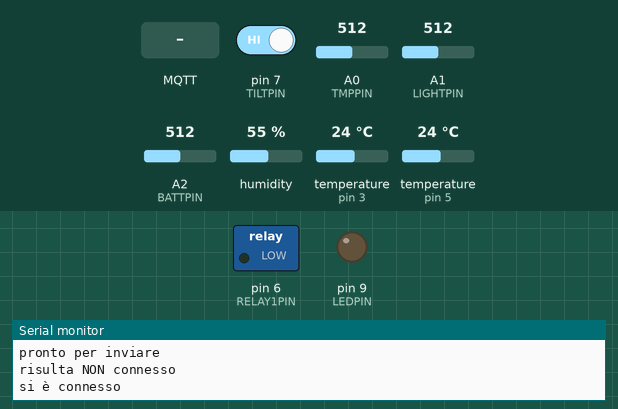
A sketch run on a simulated Arduino Uno, built for the host (arithmetic inside an expression is 32-bit, double 64-bit). Shown: switched loads named in the sketch (green lamp = pin HIGH), output pins drawn as LEDs (lit = HIGH), the last lines printed to the serial monitor. The test bench sets the inputs (shaded band); at power-on: pin 7 (TILTPIN) HIGH, A0 (TMPPIN) = 512, A1 (LIGHTPIN) = 512, A2 (BATTPIN) = 512, humidity 55 %, temperature (sensors on pin 3, pin 5) 24 °C. No MQTT or app messages arrive unless stated.

Above: at 11.2 s.
11.3 s: MQTT message "1" arrives on the first subscribed topic
At 13.7 s:
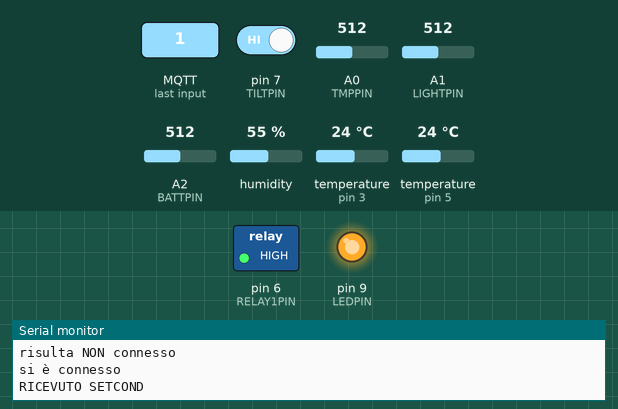
14.5 s: MQTT message "0" arrives on the first subscribed topic
At 17.2 s:
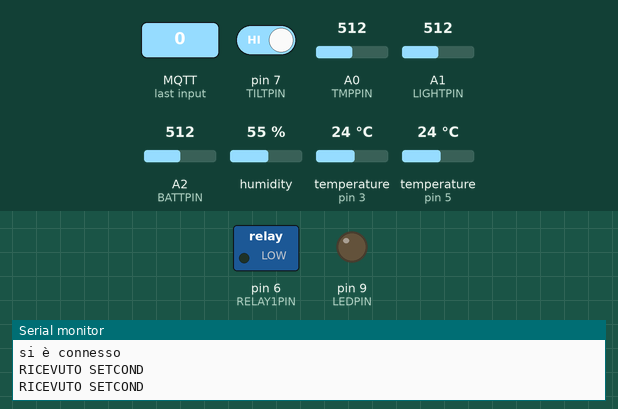
Timing chart, 0 to 18.7 s (numbered marks = the images above; inputs shaded):
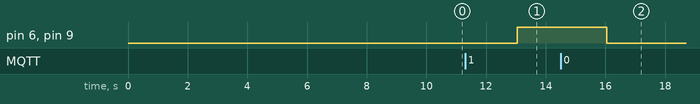

Measured:
- after the input at 11.3 s, pin 6 (RELAY1PIN), pin 9 (LEDPIN): LOW → HIGH after 1.7 s
- after the input at 14.5 s, pin 6 (RELAY1PIN), pin 9 (LEDPIN): HIGH → LOW after 1.5 s

The sketch:

irrigazione.ino
```cpp
/*
  remote control for Impianto di Irrigazione
 (C) Roberto Giungato
 03/07/2014
 */

#include <SPI.h>
#include <Ethernet.h>
#include <stdlib.h>
#include <PString.h>
#include <Time.h>

#include <DHT.h>
#include <PubSubClient.h>     // MQTT
#include <OneWire.h>
#include <DallasTemperature.h>

// Data wire is plugged into pin 3 on the Arduino
#define ONE_WIRE_BUS 3  // sensore temperatura digitale DS18B20
#define LEDPIN 9      // attivazione conducibilità / illuminazione led
#define TMPPIN A0
#define LIGHTPIN A1
#define BLINKPIN 8
#define BATTPIN A2
#define CONDUPIN A1
#define RELAY1PIN 6
#define TILTPIN 7
#define MOISTUREA A2

#define DHTPIN 5
#define DHTTYPE DHT11

DHT dht(DHTPIN, DHTTYPE);

// Setup a oneWire instance to communicate with any OneWire devices
OneWire oneWire(ONE_WIRE_BUS);
// Pass our oneWire reference to Dallas Temperature.
DallasTemperature sensors(&oneWire);
// Assign the addresses of your 1-Wire temp sensors.
// See the tutorial on how to obtain these addresses:
// http://www.hacktronics.com/Tutorials/arduino-1-wire-address-finder.html

DeviceAddress Thermometer1 = {
  0x28, 0xEE, 0x64, 0x03, 0x05, 0x00, 0x00, 0x97 }; // sensore di casa
// DeviceAddress Thermometer2 = {
//  0x28, 0x4C, 0xF6, 0xBD, 0x05, 0x00, 0x00, 0x15};  // sensore Cumiana
DeviceAddress Thermometer2 = {
  0x28, 0xEE, 0x64, 0x03, 0x05, 0x00, 0x00, 0x97 }; // sensore di casa

//Creao un array di byte per specificare il mac address
byte mac[] = {
  0xDE, 0xAD, 0xBE, 0xEF, 0xFE, 0xED };
//creo un array di byte per specificare l'indirizzo ip
byte ip[] = {
  192, 168, 3, 173}; // modificate questo valore in base alla vostra rete - valido per FONERA
byte nameserver[] = {
  8,8,8,8};
byte gateway[] = {
  192,168,3,1 }; // indirizzo FONERA, porta COMPUTER, modificate questo valore in base alla vostra rete
byte subnet[] = {
  255,255,255,0 };

IPAddress timeServer(132, 163, 4, 101); // time-a.timefreq.bldrdoc.gov NTP server
const int NTP_PACKET_SIZE= 48; // NTP time stamp is in the first 48 bytes of the message
byte packetBuffer[ NTP_PACKET_SIZE]; //buffer to hold incoming and outgoing packets
const int timeZone = 1;     // Central European Time

// A UDP instance to let us send and receive packets over UDP
EthernetUDP Udp;
unsigned int localPort = 8888;      // local port to listen for UDP packets

EthernetClient ethClient;
String mqttServer = "xxxx.yyyy.com";
PubSubClient mqttClient("xxxx.yyyy.com", 1883, callback, ethClient); // oggetto per MQTT

unsigned long previousTime = 0;          // last time you connected to the server, in milliseconds
const unsigned long sendingInterval = 10000;  // 120-sec delay between updates to logging service, 720 per 24hrs to keep within the 1000 quota
unsigned long previousTimeL = 0;          // last time you connected to the server, in milliseconds
const unsigned long loopingInterval = 3000;

int lightVal = 0;
int battVal = 0;
int condVal = 0;
int sensorVal = 0;

float temperature;
float temperatureD = 0.0;
float temperatureD2 = 0.0;
int condStatus = 0;
int tiltForce = 0;

float batteria = 0.0;
float conducibilita = 0.0;
float humidity = 0.0;
float voltage = 0.0;
float dewpoint = 0.0;
float moisture = 0.0;

char buffer[30];
PString datetime(buffer, sizeof(buffer));

//creao un oggetto server che rimane in ascolto sulla porta specificata
// EthernetServer WebServer(80);
EthernetClient pc_client;

void setup()
{
  // analogReference(EXTERNAL);
  Serial.begin(9600);
  delay(10000);

  // Start up the OneWirelibrary
  sensors.begin();
  sensors.setResolution(Thermometer1, 10);
  sensors.setResolution(Thermometer2, 10);

  // Start up humidity and temperature sensor
  dht.begin();

  //inizializza lo shield con il mac e l'ip
  Ethernet.begin(mac, ip, nameserver,gateway,subnet);
  // Ethernet.begin(mac);  // per utilizzare DHCP

  Udp.begin(localPort);
  Serial.println("waiting for sync");
  setSyncProvider(getNtpTime);
  setSyncInterval(3600);

  //al PIN light collegheremo la base del transistor BC547
  pinMode(LEDPIN, OUTPUT);
  pinMode(RELAY1PIN, OUTPUT);
  pinMode(TILTPIN, INPUT);
  pinMode(MOISTUREA, INPUT);
  digitalWrite(LEDPIN, LOW);
  digitalWrite(RELAY1PIN, LOW);
  Serial.print("setup terminato");

}

void loop()
{
  unsigned long currentTime = millis();

  // intervallo breve per leggere i valori sottoscritti
  if (currentTime - previousTimeL > loopingInterval) {
    mqttClient.loop(); 	// loop MQTT
    previousTimeL = currentTime;

    // spegni il relay e il led se il TILT è aperto (giù)
    if (digitalRead(TILTPIN) == LOW && tiltForce == 0) {
      digitalWrite(LEDPIN, LOW);
      digitalWrite(RELAY1PIN, LOW);
      condStatus = 0;
    }
  }

  // intervallo lungo per pubblicare
  if (currentTime - previousTime > sendingInterval) {
    previousTime = currentTime;

    // accendo/spengo led
    digitalWrite(BLINKPIN, HIGH);
    delay(200);
    digitalWrite(BLINKPIN, LOW);

    // leggo batteria
    battVal = analogRead(BATTPIN);
    delay(5);
    batteria = (battVal * 4.64 * 88.1) / (20.0 * 1024);
    Serial.print("batteria INT: V ");
    Serial.print(battVal);
    Serial.print("batteria: V ");
    Serial.println(batteria);

    // leggo conducibilita
    condVal = analogRead(CONDUPIN);
    delay(5);
    conducibilita = (condVal * 4.64) / 1024;
    Serial.print("conducibilita: V ");
    Serial.println(conducibilita);

    // leggo temperatura
    sensorVal = analogRead(TMPPIN);
    delay(5);
    voltage = (sensorVal/1024.0) * 5.0;
    temperature = (voltage - .5) * 100;
    Serial.print("temp: C ");
    Serial.println(temperature);

    // leggo umidità
    humidity = getHumidity();

    // leggo luminosita
    lightVal = analogRead(LIGHTPIN);
    delay(5);
    Serial.print("light: C ");
    Serial.println(lightVal);

    // leggo da ADC1
    // int valADC1_0 = adc.readADC(0); // read Chanel 0 from MCP3008 ADC
    // Serial.print("Light from MCP3008: ");
    // Serial.println(valADC1_0);

    // leggo temperature OneWire
    sensors.requestTemperatures();

    Serial.print("Temperature 1 is: ");
    temperatureD = printTemperature(Thermometer1);
    Serial.print("\n\r");
    Serial.print("Temperature 2 is: ");
    temperatureD2 = printTemperature(Thermometer2);
    Serial.print("\n\r");
    Serial.println(digitalRead(TILTPIN));

    // calcolo dewpoint
    Serial.print("Dew Point (°C): ");
    dewpoint = dewPoint(temperatureD, humidity);
    Serial.println(dewpoint);

    // leggo umidita del suolo
    moisture = analogRead(MOISTUREA);
    Serial.print("Moisture: ");
    Serial.println(moisture);

    datetime = year();
    if (month() < 10) {
      datetime += '0';
    }
    datetime += month();
    if (day() < 10) {
      datetime += '0';
    }
    datetime += day();
    datetime += '_';
    if (hour() < 10) {
      datetime += '0';
    }
    datetime += hour();
    datetime += ':';
    if (minute() < 10) {
      datetime += '0';
    }
    datetime += minute();
    datetime += ':';
    if (second() < 10) {
      datetime += '0';
    }
    datetime += second();
    Serial.println(datetime);

    Serial.println("INVIO DATI A MQTT");
    do_send_mqtt();	// invio a MQTT
    mqttClient.loop(); 	// loop MQTT

    // delay(10000);
  }
}

void do_send_mqtt() {
  // if you're not connected
  //  then connect again and send data:
  static char stringToBeSent[15];

  char c[2];
  String cs;
  cs=String(condStatus);
  cs.toCharArray(c,2);

  Serial.println("pronto per inviare");

  if (mqttClient.connected()) {
    Serial.println("risulta connesso");
    dtostrf(temperatureD, 8,2, stringToBeSent);
    mqttClient.publish("/ics/temp",stringToBeSent);
    delay(100);
    dtostrf(lightVal, 8,2, stringToBeSent);
    mqttClient.publish("/ics/light",stringToBeSent);
    delay(100);
    dtostrf(batteria, 8,2, stringToBeSent);
    mqttClient.publish("/ics/A_batt1",stringToBeSent);
    delay(100);
    dtostrf(humidity, 8,2, stringToBeSent);
    mqttClient.publish("/ics/humi",stringToBeSent);
    delay(100);
    dtostrf(temperatureD2, 8,2, stringToBeSent);
    mqttClient.publish("/ics/temp",stringToBeSent);
    delay(100);
    dtostrf(dewpoint, 8,2, stringToBeSent);
    mqttClient.publish("/ics/dewpoint",stringToBeSent);
    delay(100);
    dtostrf(moisture, 8,2, stringToBeSent);
    mqttClient.publish("/ics/humi2",stringToBeSent);
    delay(100);
    static char datetimeA[18];
    strcpy(datetimeA, datetime);
    mqttClient.publish("/ics/datetime",datetimeA);
    delay(100);
    mqttClient.publish("/ics/pumpstatus", c);
    delay(100);
    mqttClient.publish("/ics/lightstatus", c);
    delay(100);
    int tiltC = digitalRead(TILTPIN);
    cs=String(tiltC);
    cs.toCharArray(c,2);
    mqttClient.publish("/ics/tiltstatus", c);
    int tiltF = tiltForce;
    cs=String(tiltF);
    cs.toCharArray(c,2);
    mqttClient.publish("/ics/forcetiltstatus", c);
    Serial.println("appena eseguito publish");
  }
  else {
    Serial.println("risulta NON connesso");
    if (mqttClient.connect("clientAqua", "uuuu", "pppp")) {
      Serial.println("si è connesso");
      mqttClient.publish("/ics/ics","REconnected");
      mqttClient.subscribe("/ics/setpump");
      mqttClient.subscribe("/ics/settiltforce");
    }
    else {
      Serial.println("Connessione fallita NUOVAMENTE");
    }
  }
  //  }
}


void callback(char* topic, byte* payload, unsigned int length) {
  // accende pompa e luce
  if (strcmp(topic,"/ics/setpump")==0) {
        Serial.println("RICEVUTO SETCOND");
    if (payload[0] == '0') {
      digitalWrite(LEDPIN, LOW);
      digitalWrite(RELAY1PIN, LOW);
      condStatus = 0;
    }
    else if (payload[0] == '1' && (digitalRead(TILTPIN) == HIGH || tiltForce == 1)) {
      digitalWrite(LEDPIN, HIGH);
      digitalWrite(RELAY1PIN, HIGH);
      condStatus = 1;
    }
  }
  if (strcmp(topic,"/ics/settiltforce")==0) {
    Serial.println("RICEVUTO TILTFORCE");
    if (payload[0] == '0') {
      tiltForce = 0;
    }
    else if (payload[0] == '1') {
      tiltForce = 1;
    }
  }
}


float printTemperature(DeviceAddress deviceAddress)
{
  float tempC = sensors.getTempC(deviceAddress);
  if (tempC == -127.00) {
    Serial.print("Error getting temperature");
    return(0.0);
  }
  else {
    Serial.print("C: ");
    Serial.print(tempC);
    Serial.print(" F: ");
    Serial.println(DallasTemperature::toFahrenheit(tempC));
    return(tempC);
  }
}

float getHumidity()
{

  float h = dht.readHumidity();

  Serial.println(h);
  return(h);
}


/*-------- NTP code ----------*/

time_t getNtpTime()
{
  while (Udp.parsePacket() > 0) ; // discard any previously received packets
  Serial.println("Transmit NTP Request");
  sendNTPpacket(timeServer);
  uint32_t beginWait = millis();
  while (millis() - beginWait < 1500) {
    int size = Udp.parsePacket();
    if (size >= NTP_PACKET_SIZE) {
      Serial.println("Receive NTP Response");
      Udp.read(packetBuffer, NTP_PACKET_SIZE);  // read packet into the buffer
      unsigned long secsSince1900;
      // convert four bytes starting at location 40 to a long integer
      secsSince1900 =  (unsigned long)packetBuffer[40] << 24;
      secsSince1900 |= (unsigned long)packetBuffer[41] << 16;
      secsSince1900 |= (unsigned long)packetBuffer[42] << 8;
      secsSince1900 |= (unsigned long)packetBuffer[43];
      return secsSince1900 - 2208988800UL + timeZone * SECS_PER_HOUR;
    }
  }
  Serial.println("No NTP Response :-(");
  return 0; // return 0 if unable to get the time
}

// send an NTP request to the time server at the given address
void sendNTPpacket(IPAddress &address)
{
  // set all bytes in the buffer to 0
  memset(packetBuffer, 0, NTP_PACKET_SIZE);
  // Initialize values needed to form NTP request
  // (see URL above for details on the packets)
  packetBuffer[0] = 0b11100011;   // LI, Version, Mode
  packetBuffer[1] = 0;     // Stratum, or type of clock
  packetBuffer[2] = 6;     // Polling Interval
  packetBuffer[3] = 0xEC;  // Peer Clock Precision
  // 8 bytes of zero for Root Delay & Root Dispersion
  packetBuffer[12]  = 49;
  packetBuffer[13]  = 0x4E;
  packetBuffer[14]  = 49;
  packetBuffer[15]  = 52;
  // all NTP fields have been given values, now
  // you can send a packet requesting a timestamp:
  Udp.beginPacket(address, 123); //NTP requests are to port 123
  Udp.write(packetBuffer, NTP_PACKET_SIZE);
  Udp.endPacket();
}

float dewPoint(double celsius, double humidity)
{
	// (1) Saturation Vapor Pressure = ESGG(T)
	double RATIO = 373.15 / (273.15 + celsius);
	double RHS = -7.90298 * (RATIO - 1);
	RHS += 5.02808 * log10(RATIO);
	RHS += -1.3816e-7 * (pow(10, (11.344 * (1 - 1/RATIO ))) - 1) ;
	RHS += 8.1328e-3 * (pow(10, (-3.49149 * (RATIO - 1))) - 1) ;
	RHS += log10(1013.246);

        // factor -3 is to adjust units - Vapor Pressure SVP * humidity
	double VP = pow(10, RHS - 3) * humidity;

        // (2) DEWPOINT = F(Vapor Pressure)
	float T = log(VP/0.61078);   // temp var
	return (241.88 * T) / (17.558 - T);
}
```
